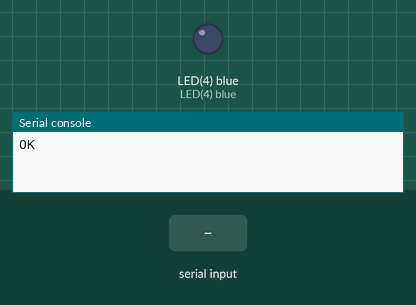
Simulated run of this program. Board: pyboard running MicroPython. Parts: output pins drawn as LEDs (lit = HIGH), the last lines printed to the serial console. The inputs (shaded band) are chosen by the test bench. The modem accepts every AT command (registered, SIM ready, sends succeed) and sends nothing else. At 6.8 s the program stops and its outputs stay as they are.

Above: at 2.2 s.
2.3 s: ">\n" received over the second serial link
At 3.5 s:
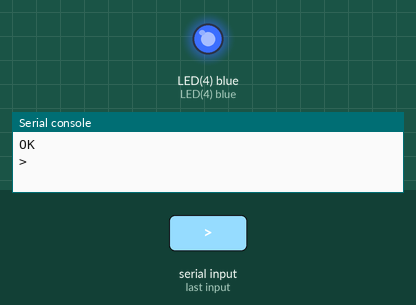
3.8 s: "ATOK\n" received over the second serial link
5.3 s: "1\n" received over the second serial link
6.8 s: "busyp\n" received over the second serial link
Timing chart, 0 to 8.3 s (numbered marks = the images above; inputs shaded):
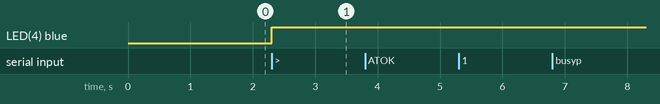

Measured:
- after the input at 2.3 s, LED(4) blue: LOW → HIGH at once

The program:

main.py
```python
from pyb import UART
from pyb import LED

#等待ESP-01模块初始化，忽略启动时的内部信息
pyb.delay(1000)

ESP_UART = UART(4,115200,timeout=100)

def sendToUart(msg):
    ESP_UART.write(msg+'\r\n')

CWMODE_CUR = 'AT+CWMODE_CUR=1'
CWJAP_CUR = 'AT+CWJAP_CUR="TurnipSmart","turnip2016"'
CIPSTART = 'AT+CIPSTART="TCP","192.168.1.116",80'
CIPSEND = 'AT+CIPSEND=%s'
msg = 'Hello,I am TPYBoard.'

if __name__  == '__main__':
    sendToUart('AT')
    while True:
        if ESP_UART.any()  > 0:
            buf = ESP_UART.read().decode().replace('\r','').replace('\n','').replace(' ','')
            print(buf)
            if buf.find('busyp') > -1 or buf.find('ERROR') > -1:
                # AT指令执行失败
                # 结束程序排查原因
                break
            elif buf.find('ATOK') > -1:
                # 说明AT指令执行成功
                # 成功进入AT指令模式
                # 设置WIFI模式为sta模式
                sendToUart(CWMODE_CUR)
            elif buf.find(CWMODE_CUR) > -1:
                # 设置sta模式成功，连接AP
                sendToUart(CWJAP_CUR)
                LED(1).on()
            elif buf.find('WIFIGOTIP') > -1:
                # 连接AP成功
                # 开始连接TCP Server
                pyb.delay(150)
                sendToUart(CIPSTART)
                LED(2).on()
            elif buf.find(CIPSTART) > -1:
                # 连接TCP Server成功，发送数据
                CIPSEND = CIPSEND % str(len(msg))
                sendToUart(CIPSEND)
                LED(3).on()
            elif buf.find('>') > -1:
                # 发送数据
                sendToUart(msg)
                LED(4).on()
```
